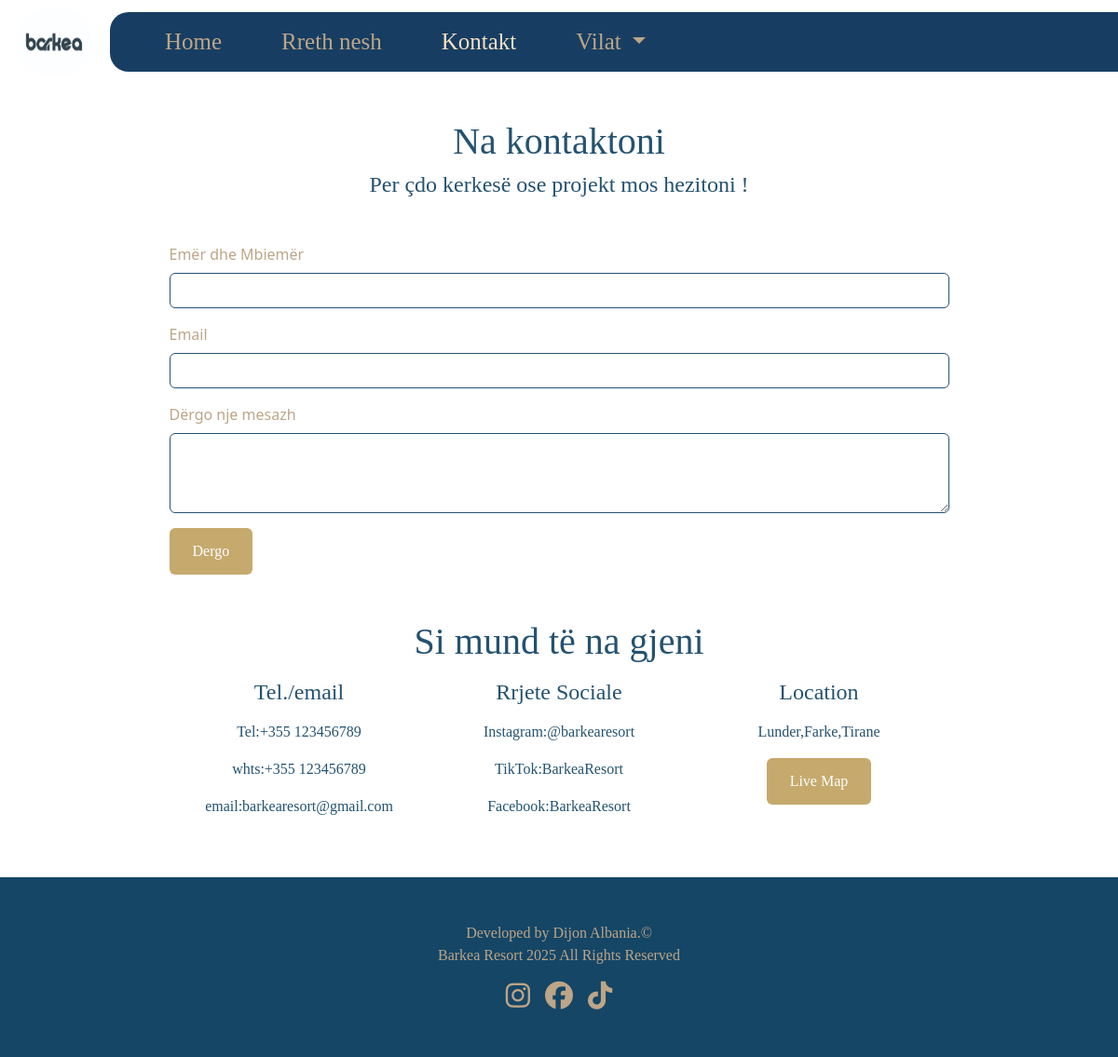
Page /contact/ on the committed database.
### Barkea_App/models.py (models this page shows, shortened)
class Reach_out(models.Model):
    main_title = models.CharField(max_length=50)
    tel = models.CharField(max_length=20)
    whatsap = models.CharField(max_length=20)
    email = models.EmailField()
    instagram = models.CharField(max_length=50)
    facebook = models.CharField(max_length=50)
    tiktok = models.CharField(max_length=50)
    location = models.CharField(max_length=50)
    location_map = models.URLField(max_length=100, null=True, blank=True)

### Barkea_App/views.py (the view)
# urls.py: path('contact/', views.contact_view, name='contact'),
def contact_view(request):
    footer= Footer.objects.first()
    vilat = Vilat.objects.all()
    reach_out = Reach_out.objects.first()
    if request.method == 'POST':
        form = ContactForm(request.POST)
        if form.is_valid():
            contact=form.save()
            email = EmailMessage(
                subject=f'Mesazh i ri nga: {contact.name}',
                body=f'Ju keni nje mesazh te ri nga: {contact.name} ({contact.email}):\n\n{contact.message}',
                from_email=settings.EMAIL_HOST_USER,
                to=['ralfdushkaj@gmail.com'],
                reply_to=[contact.email],
            )
            email.send(fail_silently=False)
            messages.success(request, 'Mesazhi juaj u dergua me sukses!')
            return redirect('contact')
        else:
            messages.error(request, 'Te gjithe fushat duhet te plotesohen!')
    else:
        form = ContactForm()
    return render(request, 'barkea_contact.html' ,{'reach_out': reach_out, 'form': form, 'vilat': vilat , 'footer': footer})

### Barkea_App/forms.py
class ContactForm(forms.ModelForm):
    class Meta:
        model = Contact
        fields = ['name', 'email', 'message']

### Barkea_App/templates/barkea_contact.html (shortened to what this page needs)
{% load static %}
<!DOCTYPE html>
<html lang="en">
<head>
	<link
	href="https://cdn.jsdelivr.net/npm/bootstrap@5.3.6/dist/css/bootstrap.min.css"
	rel="stylesheet"
>
	<link rel="stylesheet" href="https://cdnjs.cloudflare.com/ajax/libs/animate.css/4.1.1/animate.min.css"/>
	<link rel="stylesheet" href="{% static 'CSS/barkea_contact.css' %}">
	<link rel="stylesheet" href="https://cdnjs.cloudflare.com/ajax/libs/font-awesome/6.5.1/css/all.min.css">
</head>
<body>
  <div id="navBox" class="m-0">
    <a class="navbar-brand" href="#">
      <img src="{% static "img/barkealogo.jpg"%}" alt="Avatar Logo" class="siteLogo">
    </a>
    <nav id="navBar" class="navbar fluid navbar-expand-sm animate__animated animate__fadeInRight">
      <div class="container-fluid d-flex justify-content-between align-items-center">
        <div class="collapse navbar-collapse" id="navbarLinks">
          <ul class="navbar-nav me-auto">
            <li class="nav-item mx-4">
              <a class="nav-link" href="{% url "home" %}">Home</a>
            </li>
            <li class="nav-item mx-4">
              <a class="nav-link" href="{% url "about" %}">Rreth nesh</a>
            </li>
            <li class="nav-item mx-4">
              <a class="nav-link active" href="{% url "contact" %}">Kontakt</a>
            </li>
            <li class="nav-item dropdown mx-4">
							<a class="nav-link dropdown-toggle" href="#" role="button" data-bs-toggle="dropdown" aria-expanded="false">
							Vilat
							</a>
						</li>
          </ul>
        </div>
      </div>
    </nav>
  </div>
<h1 class="text-center mt-5 animate__animated animate__fadeInDown">Na kontaktoni</h1>
    <h4 class="text-center mb-5 animate__animated animate__fadeInUp">Per çdo kerkesë ose projekt mos hezitoni !</h4>
<div class="container">
<form method="POST" class="w-75">
    <div class="mb-3 w-100">
      <label for="nameInput" class="form-label">Emër dhe Mbiemër</label>
      <input type="text" name="name" class="form-control animate__animated animate__fadeIn animate__delay-0.5s"  aria-label="Username" aria-describedby="basic-addon1" id="nameInput">
    </div>
    <div class="mb-3 w-100">
      <label for="exampleFormControlInput1" class="form-label">Email</label>
      <input type="email" name="email" class="form-control animate__animated animate__fadeIn animate__delay-0.5s" id="exampleFormControlInput1" >
    </div>
    <div class="mb-3 w-100">
      <label for="exampleFormControlTextarea1" class="form-label">Dërgo nje mesazh</label>
      <textarea class="form-control animate__animated animate__fadeIn animate__delay-0.5s" name="message" id="exampleFormControlTextarea1" rows="3"></textarea>
    </div>
    <div class="d-flex justify-content-center" >
      <div class="col text-center">
        <button type="submit" class="btn animate__animated animate__fadeIn animate__delay-0.5s">Dergo</button>
      </div>
    </div>
</form>
</div>
   <h1 class="text-center mt-5 mb-3 animate__animated animate__fadeInDown">Si mund të na gjeni</h1>
  <div class="container mb-5 mt-3 d-flex justify-content-center animate__animated animate__fadeInUp" id="container">
    <div class="d-flex row justify-content-center text-center text-dark w-75" id="row">
      <div class="col-md-4">
        <h4 class="mb-3">Tel./email</h4>
        <p>Tel:{{reach_out.tel}}</p>
        <p>whts:{{reach_out.whatsap}}</p>
        <p>email:{{reach_out.email}}</p>
      </div>
      <div class="col-md-4">
        <h4 class="mb-3">Rrjete Sociale</h4>
        <p>Instagram:{{reach_out.instagram}}</p>
        <p>TikTok:{{reach_out.tiktok}}</p>
        <p>Facebook:{{reach_out.facebook}}</p>
      </div>
      <div class="col-md-4">
        <h4 class="mb-3">Location</h4>
        <p>{{reach_out.location}}</p>
        <a href="{{reach_out.location_map}}" target="_blank">
          <button class="btn">Live Map</button>
        </a>
      </div>
    </div>
  </div>
<footer id="footer" class="text-center text-lg-start py-5">
  <div class="container">
	<div class="row text-center">
		<label class="p-0">Developed by Dijon Albania.©</label>
		<label class="p-0">Barkea Resort <span id="year"></span> All Rights Reserved</label>
		<div class="d-flex justify-content-center align-items-center flex-row g-3">
		<a href="{{ footer.instagram }}" target="_blank">
			<i class="fa-brands fa-instagram mx-2"></i>
		</a>
		<a href="{{ footer.facebook }}" target="_blank">
			<i class="fa-brands fa-facebook mx-2"></i>
		</a>
		<a href="{{ footer.tiktok }}" target="_blank">
			<i class="fa-brands fa-tiktok mx-2"></i>
		</a>
		</div>
	</div>
  </div>
</footer>
</body>
</html>

### Barkea_App/static/CSS/barkea_contact.css (style rules this page uses)
body { overflow-x: hidden; }
#navBox { display: flex; align-items:center; justify-content: space-between; gap: 20px; width: 100%; padding-left:1.5%; padding-top: 10px; top: 0; z-index: 999; }
#navBar { flex-grow: 1; border-top-left-radius: 20px; border-bottom-left-radius: 20px; padding: 5px 15px; background-color: #173e62; z-index: 1050; }
.navbar-nav { margin: 0 ; }
.dropdown { position: relative; }
.siteLogo { border-radius:30px; width: 80px; height: 70px; }
.nav-link { font-size: 25px; transition: 0.3s; color: #BDA588 !important; font-family: Cambria, Cochin, Georgia, Times, 'Times New Roman', serif; }
.nav-link.active { color: #f5dfc4 !important; }
label { color:#BDA588; }
.container { display: flex; justify-content: center; }
form { display: flex; flex-direction: column; align-items:baseline; }
.btn { background-color: #c6a96d; font-family:Cambria, Cochin, Georgia, Times, 'Times New Roman', serif ; color: white; padding-top: 12px; padding-bottom: 12px; padding-right: 24px; padding-left: 24px; }
input.form-control, textarea.form-control { border: 1px solid #245270; }
p,h4,h1 { color: #245270; z-index: 0; font-family: Cambria, Cochin, Georgia, Times, 'Times New Roman', serif; }
#footer { bottom:0; left:0; right:0; padding-top: 10px; padding-bottom: 10px; background-color:#154666; color:#c6a96d; text-align: center; font-family: Cambria, Cochin, Georgia, Times, 'Times New Roman', serif; }
i.fa-instagram, .fa-facebook, .fa-tiktok { font-size: 30px; }
a { color: #BDA588; }

### rows in the picture
Reach_out: tel "+355 123456789", whatsap "+355 123456789", email "barkearesort@gmail.com", instagram "@barkearesort", tiktok "BarkeaResort", facebook "BarkeaResort", location "Lunder,Farke,Tirane"
